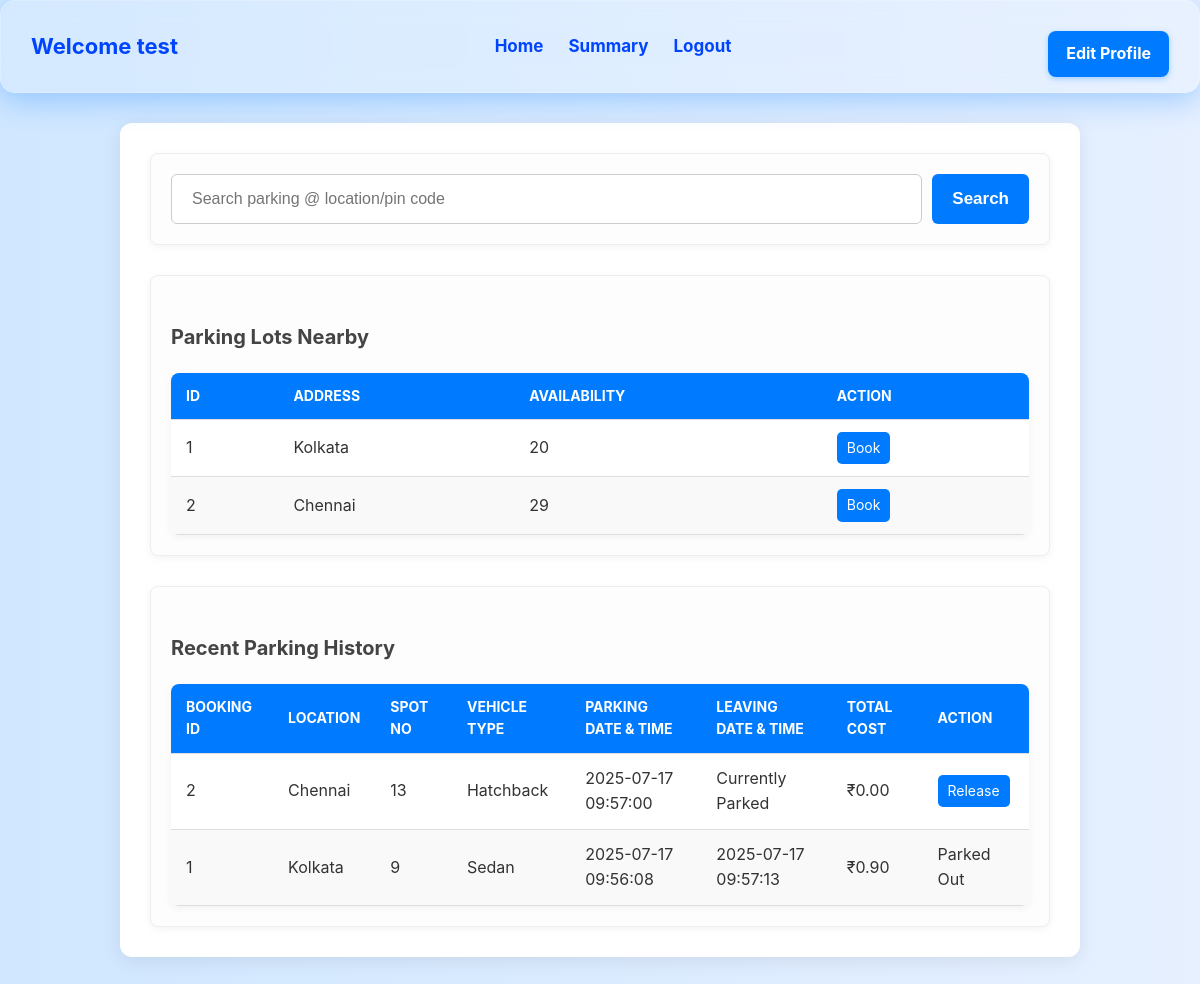
The app's page /user/dashboard (signed in), older data.
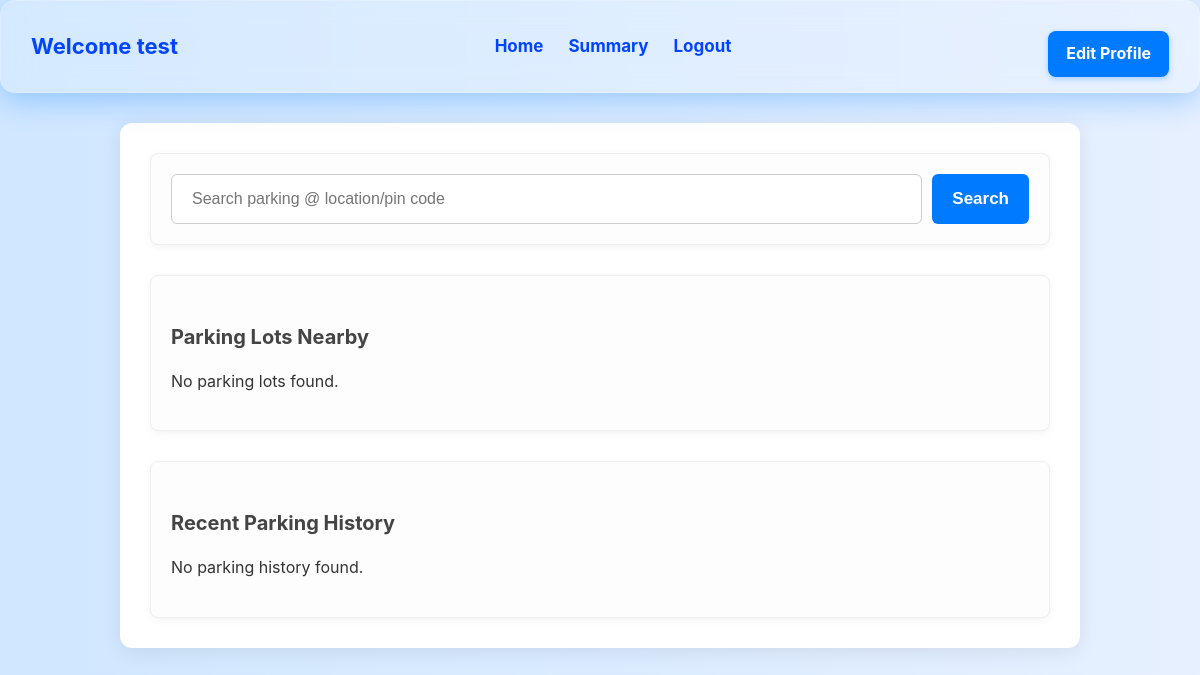
The same page, newer data.
### tables this page shows
CREATE TABLE users (
            user_id INTEGER PRIMARY KEY AUTOINCREMENT,
            email TEXT UNIQUE NOT NULL,
            password TEXT NOT NULL,
            name TEXT NOT NULL,
            address TEXT NOT NULL,
            pincode TEXT CHECK (length(pincode) = 6 AND pincode GLOB '[0-9]*') NOT NULL, revenue REAL DEFAULT 0.00);

CREATE TABLE parking_spot (
            id INTEGER PRIMARY KEY AUTOINCREMENT,
            lot_id INTEGER NOT NULL,
            status TEXT NOT NULL DEFAULT 'A',
            spot_number TEXT NOT NULL,
            vehicle_type TEXT,
            is_handicap_accessible BOOLEAN DEFAULT 0,
            FOREIGN KEY (lot_id) REFERENCES parking_lot(id)
        );

CREATE TABLE parking_lot (
            id INTEGER PRIMARY KEY AUTOINCREMENT,
            prime_location_name TEXT NOT NULL,
            price REAL NOT NULL,
            address TEXT NOT NULL,
            pincode TEXT CHECK (length(pincode) = 6 AND pincode GLOB '[0-9]*') NOT NULL,
            maximum_number_of_spots INTEGER NOT NULL
        );

CREATE TABLE reserve_parking_spot (
            id INTEGER PRIMARY KEY AUTOINCREMENT,
            spot_id INTEGER NOT NULL,
            user_id INTEGER NOT NULL,
            parking_timestamp DATETIME NOT NULL,
            leaving_timestamp DATETIME,
            parking_cost_per_unit_time REAL NOT NULL,
            total_cost REAL,
            is_active BOOLEAN DEFAULT 1,
            FOREIGN KEY (spot_id) REFERENCES parking_spot(id),
            FOREIGN KEY (user_id) REFERENCES users(user_id)
        );

### controllers/user_controller.py (the view)
@user_bp.route('/dashboard')
@user_protected
def user_dashboard():
    lots = fetch_all_parking_lots()
    user = get_user_by_id(session.get('user_id'))
    history = fetch_booking_history_by_user(session['user_id'])
    return render_template('user_dashboard.html', lots=lots, history=history, name=user['name'])

### controllers/user_controller.py (called while the page is built)
def user_protected(view):
    @wraps(view)
    def wrapped(*args, **kwargs):
        if 'user_id' not in session or session['user_id'] is None:
            return redirect(url_for('auth.login'))
        response = make_response(view(*args, **kwargs))
        response.headers['Cache-Control'] = 'no-store, no-cache, must-revalidate, max-age=0'
        response.headers['Pragma'] = 'no-cache'
        response.headers['Expires'] = '0'
        return response
    return wrapped

### models/parking_model.py (called while the page is built)
def get_db():
    conn = sqlite3.connect(DATABASE)
    conn.row_factory = sqlite3.Row
    return conn

def fetch_all_parking_lots():
    conn = get_db()
    cursor = conn.execute('''SELECT * FROM parking_lot pl
        JOIN parking_spot ps ON pl.id = ps.lot_id
        WHERE ps.status = 'A'
        GROUP BY pl.id
    ''')
    lots = cursor.fetchall()
    close_db(conn)
    return lots

def fetch_booking_history_by_user(user_id):
    conn = get_db()
    cursor = conn.execute('''
        SELECT r.*, s.spot_number, s.vehicle_type, p.prime_location_name as lot_name
        FROM reserve_parking_spot r
        LEFT JOIN parking_spot s ON r.spot_id = s.id
        LEFT JOIN parking_lot p ON s.lot_id = p.id
        WHERE r.user_id = ?
        ORDER BY r.parking_timestamp DESC
    ''', (user_id,))
    history = cursor.fetchall()
    close_db(conn)
    return history

def get_user_by_id(user_id):
    conn = get_db()
    cursor = conn.execute('SELECT * FROM users WHERE user_id = ?', (user_id,))
    user = cursor.fetchone()
    close_db(conn)
    return user

### templates/user_dashboard.html (shortened to what this page needs)
<!DOCTYPE html>
<html>
<head>
    <link rel="stylesheet" href="../static/css/style.css">
</head>
<body>
    <header class="header">
        <div class="header-left">
            <h3>Welcome {{ name }}</h3>
        </div>
        <nav class="header-center">
            <a href="{{ url_for('user.user_dashboard') }}">Home</a>
            <a href="{{ url_for('user.user_summary') }}">Summary</a>
            <a href="{{ url_for('auth.logout') }}">Logout</a>
        </nav>
        <div class="header-right">
            <a href="{{ url_for('user.edit_profile') }}" class="edit-button">Edit Profile</a>
        </div>
    </header>
    <div class="dashboard-content">
        <div class="search-section">
            <form action="{{ url_for('user.search_parking') }}" method="get">
                <input type="text" name="query" placeholder="Search parking @ location/pin code" value="{{ search_query or '' }}" style="display: flex">
                <button type="submit" style="margin: 0px; display: flex; align-items: center; justify-items: center;">Search</button>
            </form>
        </div>
        <div class="parking-lots-section">
            <h3>Parking Lots {% if search_query %}@ {{ search_query }}{% else %}Nearby{% endif %}</h3>
            {% if lots %}
            <table>
                <thead>
                    <tr>
                        <th>ID</th>
                        <th>Address</th>
                        <th>Availability</th>
                        <th>Action</th>
                    </tr>
                </thead>
                <tbody>
                        {% for lot in lots %}
                            {% if lot.maximum_number_of_spots > 0 %}
                                <tr>
                                    <td>{{ lot.id }}</td>
                                    <td>{{ lot.address }}</td>
                                    <td>{{ lot.maximum_number_of_spots }}</td>
                                    <td><a href="{{ url_for('user.book_parking', lot_id=lot.id) }}">Book</a></td>
                                </tr>
                            {% endif %}
                        {% endfor %}
                </tbody>
            </table>
            {% else %}
            <p>No parking lots found.</p>
            {% endif %}
        </div>
        <div class="history-section">
            <h3>Recent Parking History</h3>
            {% if history %}
            <table>
                <thead>
                    <tr>
                        <th>Booking ID</th>
                        <th>Location</th>
                        <th>Spot No</th>
                        <th>Vehicle Type</th>
                        <th>Parking Date & Time</th>
                        <th>Leaving Date & Time</th>
                        <th>Total Cost</th>
                        <th>Action</th>
                    </tr>
                </thead>
                <tbody>
                    {% for booking in history %}
                    <tr>
                        <td>{{ booking.id }}</td>
                        <td>{{ booking.lot_name }}</td>
                        <td>{{ booking.spot_number or 'N/A' }}</td>
                        <td>{{ booking.vehicle_type or 'N/A' }}</td>
                        <td>{{ booking.parking_timestamp }}</td>
                        <td>{{ booking.leaving_timestamp or 'Currently Parked' }}</td>
                        <td>₹{{ '%.2f' % (booking.total_cost or 0) }}</td>
                        <td>
                            {% if booking.is_active %}
                            <a href="{{ url_for('user.release_parking', booking_id=booking.id) }}">Release</a>
                            {% else %}
                            Parked Out
                            {% endif %}
                        </td>
                    </tr>
                    {% endfor %}
                </tbody>
            </table>
            {% else %}
            <p>No parking history found.</p>
            {% endif %}
        </div>
    </div>
</body>
</html>

### static/css/style.css (style rules this page uses)
body { font-family: 'Inter', sans-serif; margin: 0; background: linear-gradient(to right, #d0e7ff, #e6f0ff); padding: 0; line-height: 1.6; color: #333; }
h3 { color: #444; margin-top: 25px; margin-bottom: 15px; font-size: 20px; }
form { display: flex; flex-direction: column; gap: 15px; }
input[type="text"], input[type="email"], input[type="password"], input[type="number"], textarea { padding: 12px; display: flex; justify-content: center; border: 1px solid #ccc; border-radius: 6px; font-size: 16px; box-sizing: border-box; width: 100%; transition: border-color 0.3s ease, box-shadow 0.3s ease; }
button { margin-top: 20px; padding: 12px 20px; display: flex; justify-content: center; background-color: #007bff; color: white; border: none; border-radius: 6px; font-size: 17px; cursor: pointer; transition: background 0.3s ease, transform 0.2s ease; font-weight: bold; }
a { margin-top: 15px; display: block; text-align: center; color: #007bff; text-decoration: none; font-size: 15px; transition: color 0.3s ease, transform 0.1s ease; }
.header { display: flex; align-items: center; justify-content: space-between; padding: 15px 30px; background: rgba(255, 255, 255, 0.1); backdrop-filter: blur(14px); -webkit-backdrop-filter: blur(14px); border: 1px solid rgba(255, 255, 255, 0.2); border-radius: 15px 15px 15px 15px; box-shadow: 0 8px 30px rgba(0, 123, 255, 0.3); color: white; flex-wrap: wrap; gap: 15px; position: sticky; top: 0; z-index: 999; min-height: 60px; }
.header-left h3 { margin: 0; font-size: 22px; white-space: nowrap; color: #0044fe; }
.header-center { display: flex; justify-content: center; flex: 1; gap: 25px; color: #0044fe; flex-wrap: wrap; }
.header-center a { color: #0044fe; text-decoration: none; font-weight: bold; font-size: 17px; transition: color 0.3s ease, text-decoration 0.3s ease; margin: 0; display: inline-block; }
.header-right { white-space: nowrap; }
.edit-button { background-color: #007bff; color: white; padding: 10px 18px; border: none; border-radius: 8px; font-weight: bold; cursor: pointer; transition: background 0.3s ease, transform 0.2s ease; text-decoration: none; display: inline-block; font-size: 16px; box-shadow: 0 2px 6px rgba(0, 123, 255, 0.3); }
.dashboard-content { padding: 30px; max-width: 900px; margin: 30px auto; background: #fff; border-radius: 12px; box-shadow: 0 4px 20px rgba(0,0,0,0.08); display: flex; flex-direction: column; gap: 30px; }
.search-section, .parking-lots-section, .history-section { padding: 20px; border: 1px solid #eee; border-radius: 8px; background-color: #fdfdfd; box-shadow: 0 2px 8px rgba(0,0,0,0.05); }
.search-section form { flex-direction: row; gap: 10px; }
.search-section input[type="text"] { flex-grow: 1; padding: 20px; height: 50px; }

Row changes from the older to the newer data that the page shows:
removed parking_spot: id "1", address "Kolkata", maximum_number_of_spots "20"
removed parking_spot: id "2", address "Chennai", maximum_number_of_spots "29"
removed reserve_parking_spot: id "2", lot_name "Chennai", spot_number "13", vehicle_type "Hatchback", parking_timestamp "2025-07-17 09:57:00", leaving_timestamp "Currently Parked", total_cost "0.00"
removed reserve_parking_spot: id "1", lot_name "Kolkata", spot_number "9", vehicle_type "Sedan", parking_timestamp "2025-07-17 09:56:08", leaving_timestamp "2025-07-17 09:57:13", total_cost "0.90", is_active "Parked Out"
Text that changed along with them:
text no longer shown: "ID ADDRESS AVAILABILITY ACTION BOOKING ID LOCATION SPOT NO VEHICLE TYPE PARKING DATE & TIME LEAVING DATE & TIME TOTAL COST ACTION"
text now shown: "No parking lots found. No parking history found."
